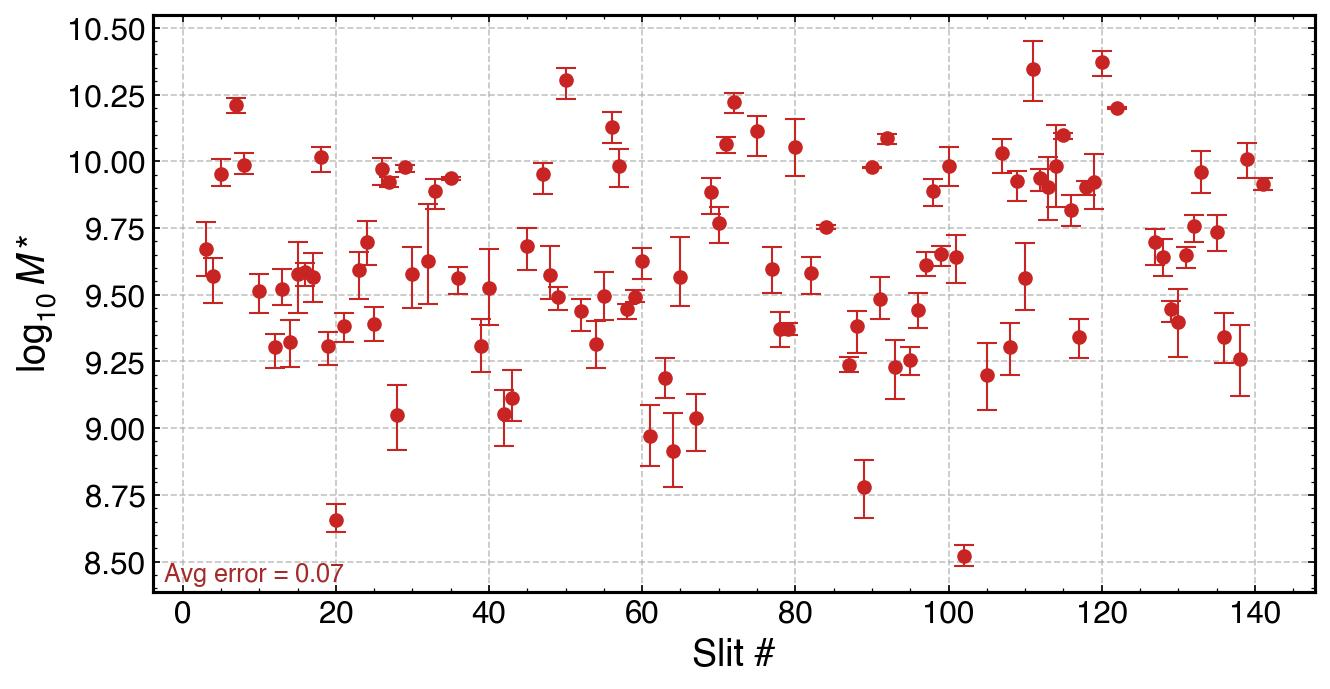

Write the Python code that produced this figure.
import numpy as np
import matplotlib.pyplot as plt
plt.rcParams.update({
    "font.family": "sans-serif",
    "font.sans-serif": "Helvetica",
    "font.serif": "Helvetica",
})


arr = np.loadtxt('Mstellar_table.txt', skiprows=1)

fig = plt.figure(figsize=(10,5))
plt.subplots_adjust(hspace=0.15, wspace=0.20) # h=height
gs = fig.add_gridspec(1, 1,
                      height_ratios=[1],
                      width_ratios=[1])
ax = fig.add_subplot(gs[0, 0])

ax.errorbar(arr[:,0], arr[:,4], yerr=[arr[:,3],arr[:,5]], 
             fmt=' ', capsize=5, capthick=1, elinewidth=1, 
             marker='o', markersize=6, color="#C82423", alpha=1.0, 
             zorder=2)
ax.text(0.01, 0.01, 
         f'Avg error = {np.mean((arr[:,3]+arr[:,5])/2):.2f}', 
         fontsize=12, color='brown', ha='left', va='bottom', 
         transform=ax.transAxes)

ax.set_ylabel(r'$\log_{10}{M*}$')
ax.set_xlabel( 'Slit #')
ax.minorticks_on()
ax.grid(alpha=0.75, linestyle='--', zorder=-1)
                      
plt.savefig("Mstellar_distribution.jpg", dpi=150, bbox_inches='tight')
